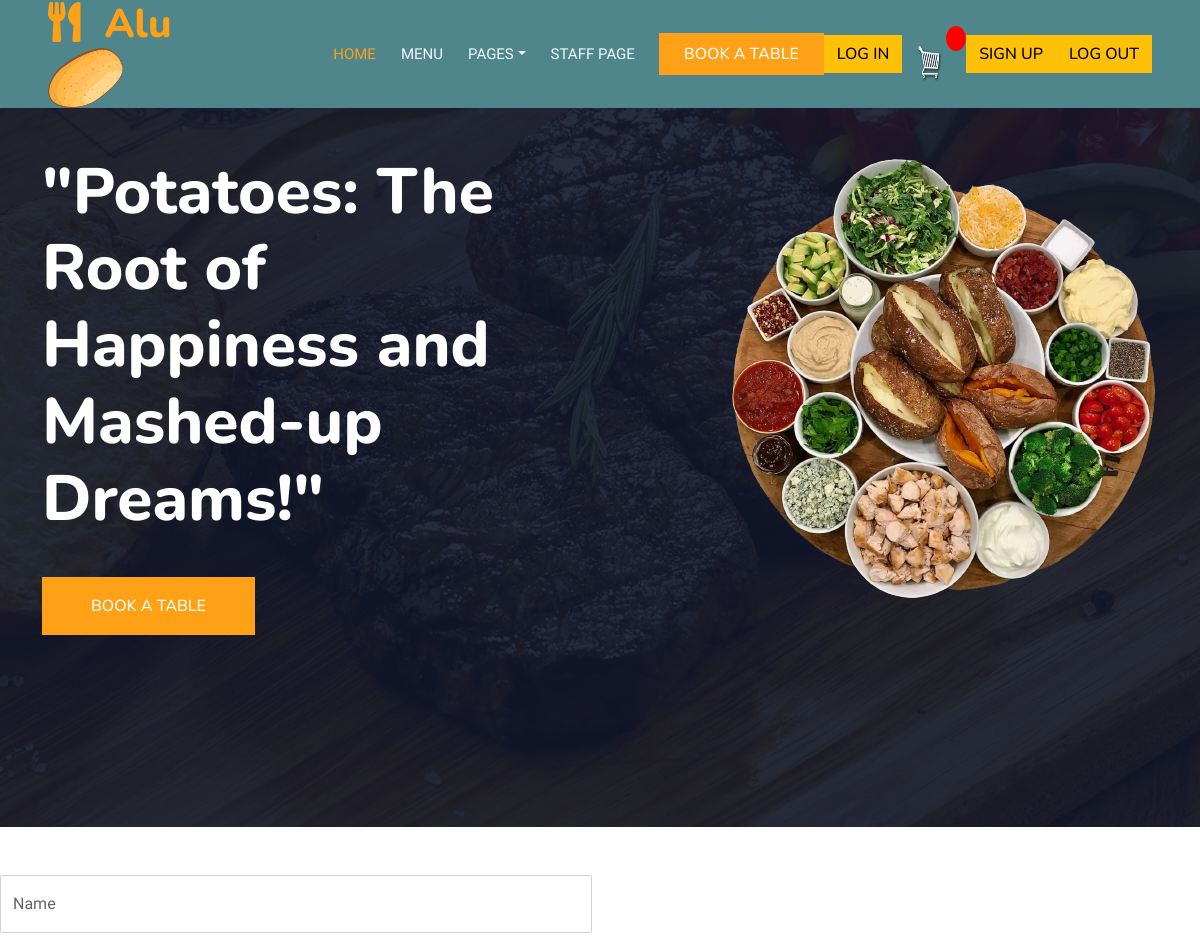
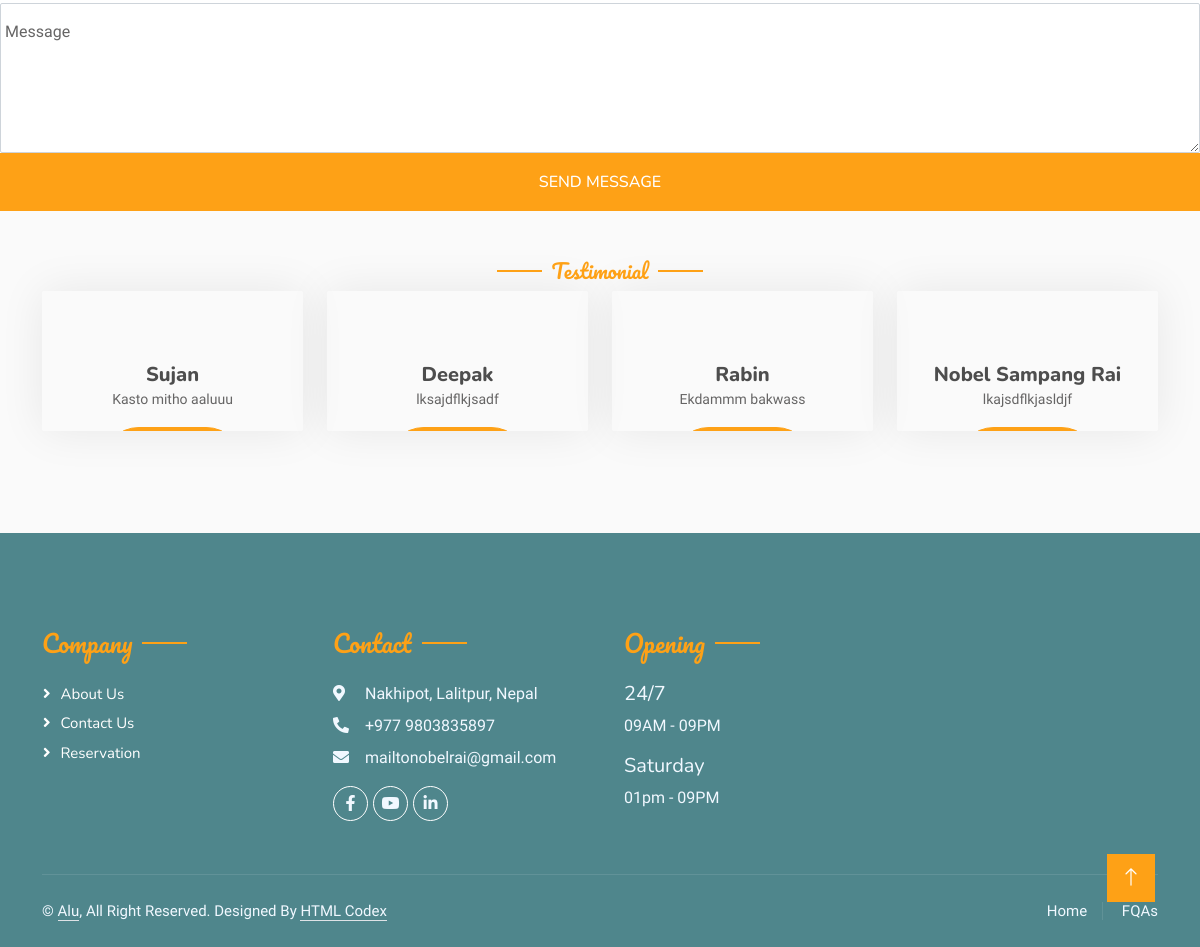
The app's page /testimonial/ (signed in) with its own data (2 pictures, top to bottom).
### home/models.py (models this page shows, shortened)
class Testimonial(models.Model):
    user = models.OneToOneField(User, null=True, blank=True, on_delete=models.CASCADE)
    name = models.CharField(max_length=20, null=True)
    message = models.TextField(max_length=100, null=True)

### home/views.py (the view, shortened to what this page needs)
# urls.py: path("testimonial/", testimonial, name="testimonial"),
def testimonial(request):
    context = {"title": "testimonial", "as": Testimonial.objects.all()}
    return render(request, "testimonial.html", context)

### template/testimonial.html (shortened to what this page needs)
{% extends 'base.html' %}
{% block myblock %}
        <form method="post" action="{% url 'testimonial' %}"enctype = "multipart/form-data">
                                <div class="row g-3">
                                    <div class="col-md-6">
                                        <div class="form-floating">
                                            <input type="text" class="form-control" id="name" placeholder="Your Name" name = "name" required>
                                            <label for="name">Name</label>
                                        </div>
                                    </div>
                                        <div class="form-floating">
                                            <textarea class="form-control" placeholder="Leave a message here" id="message" style="height: 150px" name="message" required></textarea>
                                            <label for="message">Message</label>
                                        </div>
                                    </div>
                                    <div class="col-12">
                                        <button class="btn btn-primary w-100 py-3" type="submit">Send Message</button>
                                    </div>
                                </div>
        <div class="container-xxl pt-5 pb-3">
            <div class="container">
                <div class="text-center wow fadeInUp" data-wow-delay="0.1s">
                    <h5 class="section-title ff-secondary text-center text-primary fw-normal">Testimonial</h5>
                </div>
                <div class="row g-4">
                            {% for a in as %}
                    <div class="col-lg-3 col-md-6 wow fadeInUp" data-wow-delay="0.1s">
                        <div class="team-item text-center rounded overflow-hidden">
                            <div class="rounded-circle overflow-hidden m-4">
                            </div>
                            <h5 class="mb-0">{{ a.name }}</h5>
                            <small>{{ a.message }}</small>
                            <div class="d-flex justify-content-center mt-3">
                                    <div class="col-12">
                                        <a href="#" class="btn btn-primary py-2 px-4">READ MORE</a>
                                    </div>
                            </div>
                        </div>
                    </div>
                     {% endfor %}
                </div>
            </div>
        </div>
{% endblock %}

### static/css/style.css (style rules this page uses)
:root { --primary: #FEA116; --light: #F1F8FF; --dark: #0F172B; }
.ff-secondary { font-family: 'Pacifico', cursive; }
.btn { font-family: 'Nunito', sans-serif; font-weight: 500; text-transform: uppercase; transition: .5s; }
.btn.btn-primary, .btn.btn-secondary { color: #FFFFFF; }
.section-title { position: relative; display: inline-block; }
.section-title::before { position: absolute; content: ""; width: 45px; height: 2px; top: 50%; left: -55px; margin-top: -1px; background: var(--primary); }
.section-title::after { position: absolute; content: ""; width: 45px; height: 2px; top: 50%; right: -55px; margin-top: -1px; background: var(--primary); }
.team-item { box-shadow: 0 0 45px rgba(0, 0, 0, .08); height: calc(100% - 38px); transition: .5s; }
.team-item .btn { border-radius: 38px 38px 0 0; }

### static/css/main.css (style rules this page uses)
body { background-color: hsl(0, 0%, 98%); }
h1,h2,h3,h4,h5,h6 { color:hsl(0, 0%, 30%); }
.btn { border-radius: 0; }

### records on screen
Testimonial: name "Sujan", message "Kasto mitho aaluuu"
Testimonial: name "Deepak", message "lksajdflkjsadf"
Testimonial: name "Rabin", message "Ekdammm bakwass"
Testimonial: name "Nobel Sampang Rai", message "lkajsdflkjasldjf"
